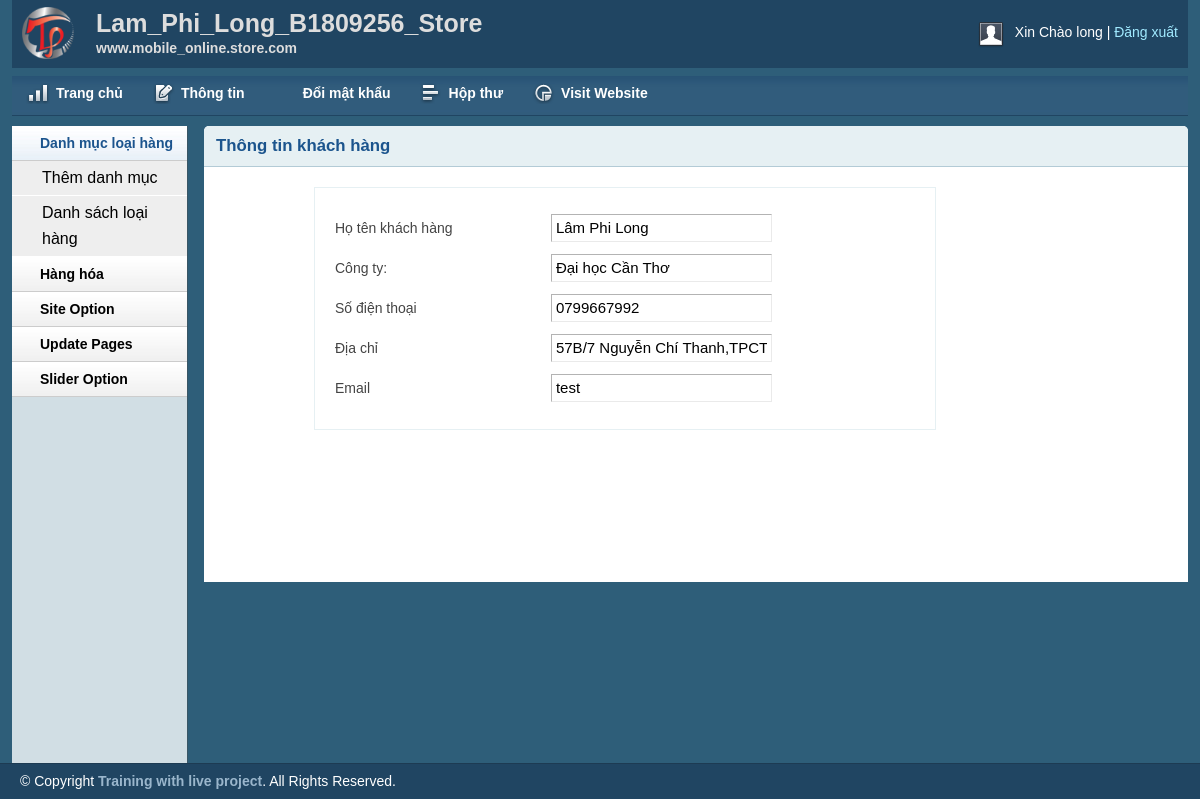
Page /admin/customer.php?MSKH=4 (signed in) on the earlier database version.
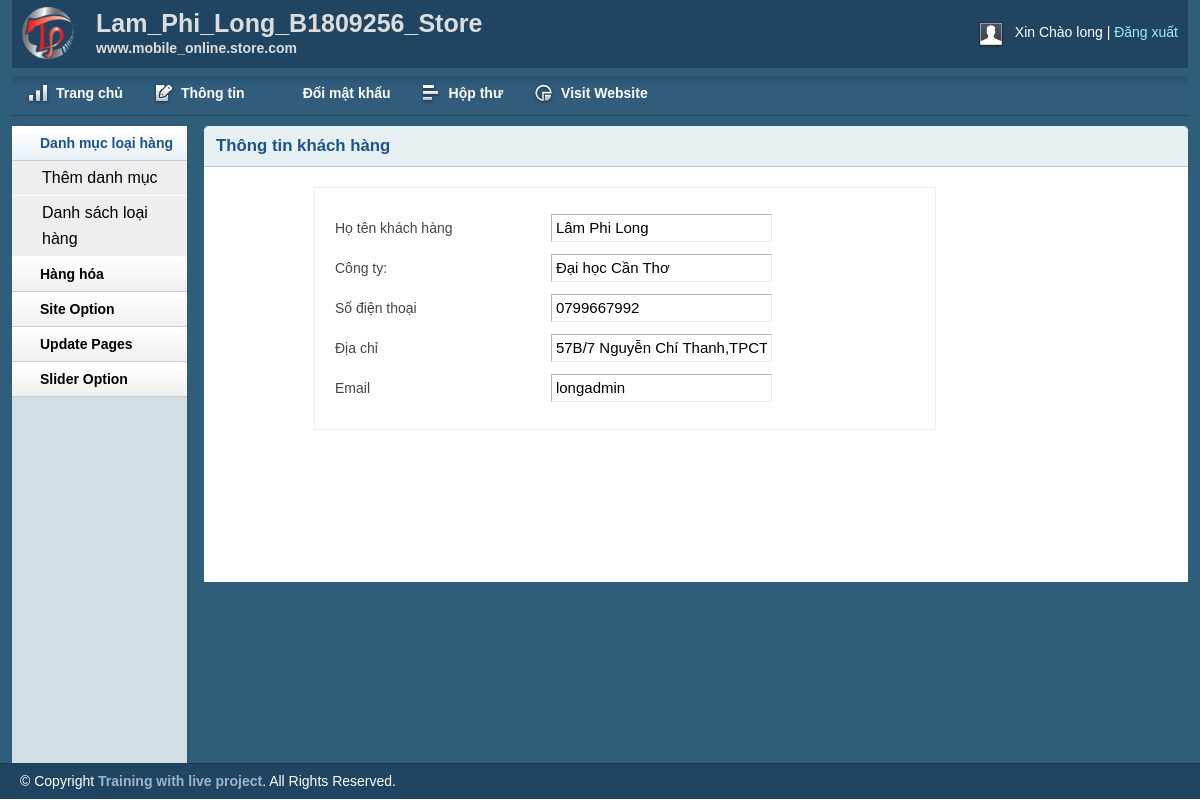
Same page on the later database version.
### tables this page shows
CREATE TABLE `diachikh` (
  `MaDC` int(30) NOT NULL,
  `DiaChi` varchar(50) NOT NULL,
  `MSKH` int(30) NOT NULL
);

CREATE TABLE `khachhang` (
  `MSKH` int(11) NOT NULL,
  `HoTenKH` varchar(50) NOT NULL,
  `TenCongTy` varchar(50) NOT NULL,
  `SoDienThoai` varchar(50) NOT NULL,
  `Email` varchar(50) NOT NULL,
  `PassWord` varchar(255) NOT NULL
);

### lib/database.php (called while the page is built, shortened)
<?php
Class Database{
   public $host   = DB_HOST;
   public $user   = DB_USER;
   public $pass   = DB_PASS;
   public $dbname = DB_NAME;
   public $link;
private function connectDB(){
   $this->link = new mysqli($this->host, $this->user, $this->pass,
    $this->dbname);
 }
public function select($query){
  $result = $this->link->query($query) or
   die($this->link->error.__LINE__);
  if($result->num_rows > 0){
    return $result;
  } else {
    return false;
  }
 }
}

### classes/customer.php (called while the page is built, shortened)
<?php
	$filepath=realpath(dirname(__FILE__));
	include_once($filepath. '/../lib/database.php');
?>
<?php
	class customer
	{
		private $db;
		public function __construct()
		{
			$this->db=new Database();
		}
public function show_customers($MSKH){
		$query="SELECT KhachHang.*,DiaChi FROM KhachHang inner join DiaChiKH on KhachHang.MSKH=DiaChiKH.MSKH where KhachHang.MSKH='$MSKH' ";
		$result=$this->db->select($query);
		return $result;
}
}
?>

### admin/customer.php (the view, shortened to what this page needs)
<?php include 'inc/header.php';?>
<?php include 'inc/sidebar.php';?>
<?php
$filepath = realpath(dirname(__FILE__));
include_once ($filepath.'/../classes/customer.php');
 ?>
<?php
    if(!isset($_GET['MSKH']) || $_GET['MSKH']==NULL){
       echo "<script>window.location ='inbox.php'</script>";
    }else{
         $MSKH = $_GET['MSKH'];
    }
     $cs = new customer();
?>
        <div class="grid_10">
            <div class="box round first grid">
                <h2>Thông tin khách hàng</h2>
               <div class="block copyblock">
                <?php
                    $get_customer = $cs->show_customers($MSKH);
                    if($get_customer){
                        while($result = $get_customer->fetch_assoc()){
                ?>
                 <form action="" method="post">
                    <table class="form">
                        <tr>
                            <td>Họ tên khách hàng</td>
                            <td>
                                <input type="text" readonly="readonly" value="<?php echo $result['HoTenKH'] ?>" name="catName" class="medium" />
                            </td>
                        </tr>
                         <tr>
                            <td>Công ty:</td>
                            <td>
                                <input type="text" readonly="readonly" value="<?php echo $result['TenCongTy'] ?>" name="catName" class="medium" />
                            </td>
                        </tr>
                        <tr>
                            <td>Số điện thoại</td>
                            <td>
                                <input type="text" readonly="readonly" value="<?php echo $result['SoDienThoai'] ?>" name="catName" class="medium" />
                            </td>
                        </tr>
                         <tr>
                            <td>Địa chỉ</td>
                            <td>
                                <input type="text" readonly="readonly" value="<?php echo $result['DiaChi'] ?>" name="catName" class="medium" />
                            </td>
                        </tr>
                        <tr>
                            <td>Email</td>
                            <td>
                                <input type="text" readonly="readonly" value="<?php echo $result['Email'] ?>" name="catName" class="medium" />
                            </td>
                        </tr>
                    </table>
                </form>
                <?php
                }
            }
                ?>
                </div>
            </div>
        </div>
<?php include 'inc/footer.php';?>

Differences in the rows shown:
changed through a linked row, diachikh "57B/7 Nguyễn Chí Thanh,TPCT": catName "test" → "longadmin"
